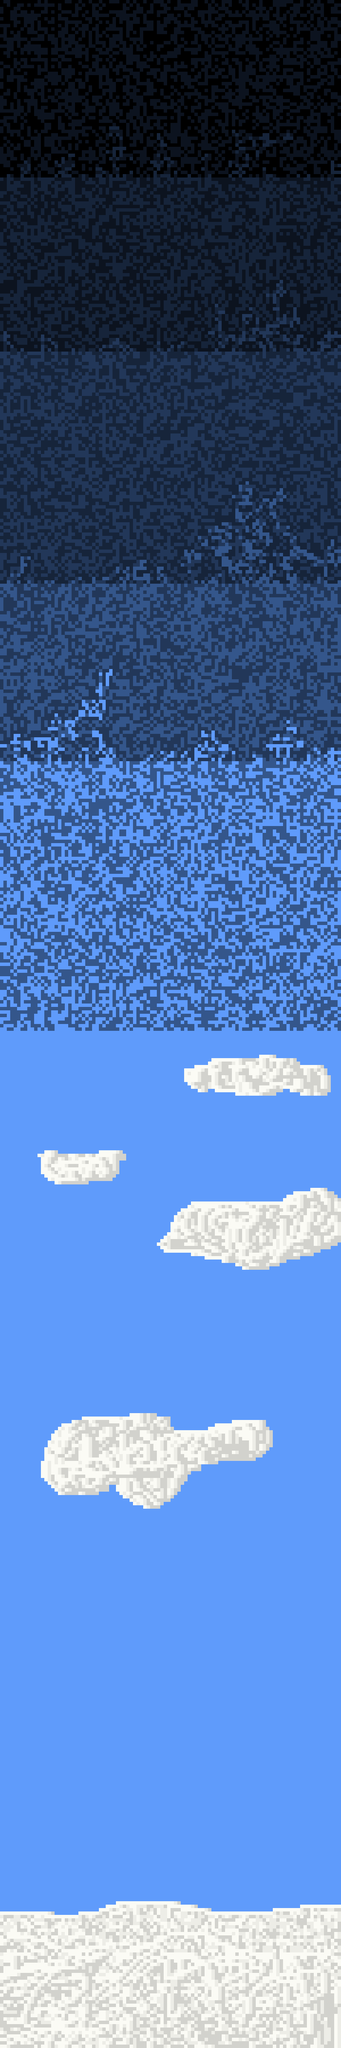

A level layout from a 2D game, rendered from its tile map. Below: a short description, then the map file with tile-grid data replaced by summaries:
An orthogonal 100x600 tile map with 8x8 px tiles, 4 tile layers (Background, Frontground, Play, Play2) and 3 objects (Player, Instructions, nonstop).

<map version="1.0" tiledversion="1.1.4" orientation="orthogonal" renderorder="right-down" width="100" height="600" tilewidth="8" tileheight="8" infinite="0" nextobjectid="55">
    <tileset firstgid="1" name="Creditset" tilewidth="8" tileheight="8" tilecount="36" columns="6">
        <image source="classes/levels/tilesets/creditsset.png" width="48" height="48" />
    </tileset>
    <layer name="Background" width="100" height="600">
        <data>[60000 cells, 60000 non-empty, 9 distinct tile ids]</data>
    </layer>
    <layer name="Frontground" width="100" height="600">
        <data>[60000 cells, 2062 non-empty, 3 distinct tile ids]</data>
    </layer>
    <layer name="Play" width="100" height="600" opacity="0.88">
        <data>[60000 cells, 0 non-empty, 0 distinct tile ids]</data>
    </layer>
    <layer name="Play2" width="100" height="600">
        <data>[60000 cells, 0 non-empty, 0 distinct tile ids]</data>
    </layer>
    <objectgroup name="MapObjects">
        <object id="48" name="Player" x="409.212" y="154.163" />
    </objectgroup>
    <objectgroup name="Texts">
        <object id="45" name="Instructions" x="-412.363" y="329.758" width="1611.52" height="148.667">
            <properties>
                <property name="Player:1" value="To leave the credits hit escape!" />
            </properties>
        </object>
        <object id="51" name="Creator" type="nonstop" x="-938.182" y="508" width="2856" height="140">
            <properties>
                <property name="Player:1" value="Game created by Mikael Kukkamäki" />
                <property name="Player:2" value="Music made by Tuukka Oikarinen" />
                <property name="Player:3" value="Special Thanks to my family for this game idea!" />
                <property name="Player:4" value="And also Special Thanks to you for playing!" />
            </properties>
        </object>
    </objectgroup>
</map>